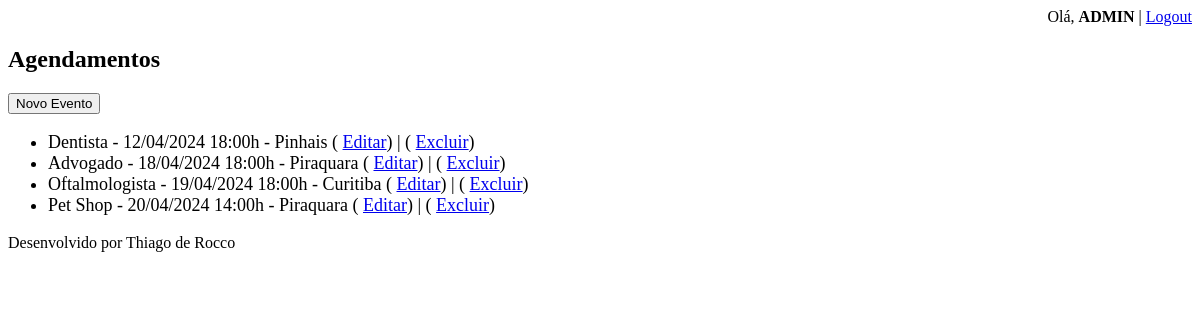
The page /agenda/ (signed in) on the database as committed earlier.
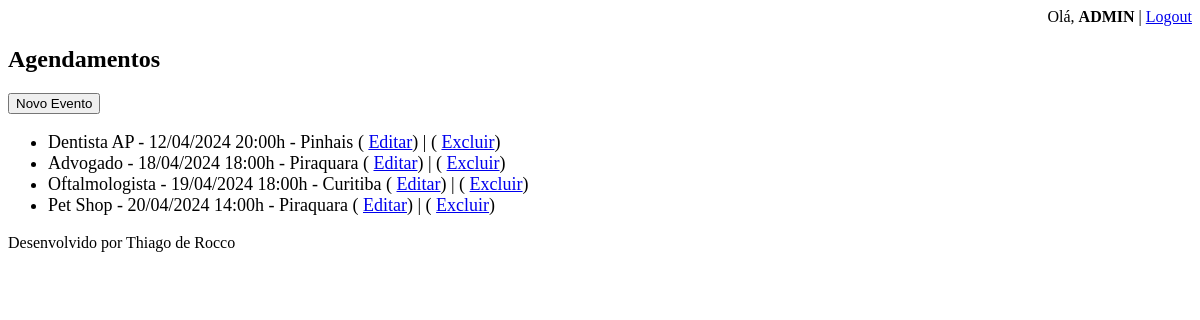
The same page on the database as committed later.
### core/models.py (models this page shows, shortened)
class Evento(models.Model):
    titulo = models.CharField(max_length=100)
    descricao = models.TextField(blank=True, null=True)
    local = models.CharField(max_length=100, blank=True, null=True)
    data_evento = models.DateTimeField(verbose_name='Data do Evento')
    data_criacao = models.DateTimeField(auto_now=True)
    usuario = models.ForeignKey(User, on_delete=models.CASCADE)
    class Meta:
        db_table = 'evento'
    def get_data_evento(self):
        return self.data_evento.strftime('%d/%m/%Y %H:%Mh')

### core/views.py (the view)
# urls.py: path('agenda/', views.lista_eventos),
@login_required(login_url='/login/')
def lista_eventos(request):
    usuario = request.user
    evento = Evento.objects.filter(usuario=usuario)
    dados = {'eventos': evento,'usuario':usuario}
    return render(request, 'agenda.html', dados)

### templates/agenda.html
{% extends "model-page.html" %}
{% block content %}
    <h2>Agendamentos</h2>
    <a href="evento/">
        <button type="button">Novo Evento</button>
    </a>
    <ul style="font-size: 18px;">
        {% for evento in eventos %}
            <li>{{ evento.titulo }} - {{ evento.get_data_evento }} - {{ evento.local }}
                ( <a href="evento/?id={{ evento.id }}">Editar</a>) |
                ( <a href="evento/delete/{{ evento.id }}">Excluir</a>)
            </li>
        {% endfor %}
    </ul>
{% endblock %}

Rows that differ between the two databases and show on the page:
changed Evento "Pinhais": titulo "Dentista" → "Dentista AP"; get_data_evento "12/04/2024 18:00h" → "12/04/2024 20:00h"
